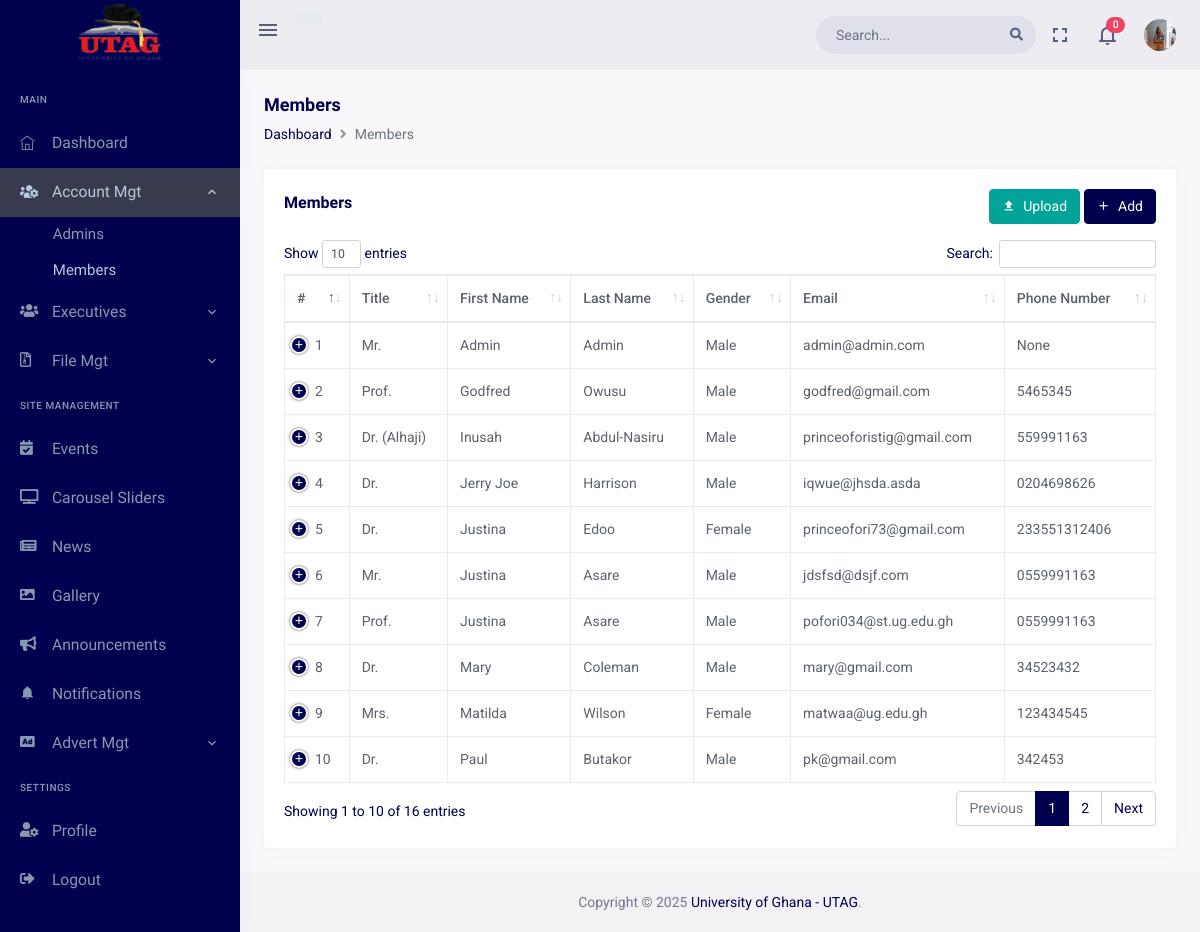
Page /dashboard/account_management/members (signed in) on the committed database.
### accounts/models.py (models this page shows, shortened)
class User(AbstractBaseUser, PermissionsMixin):
    TITLE_CHOICES = (
        ('Prof.', 'Prof.'),
        ("Prof. (Mrs.)", "Prof. (Mrs.)"),
        ('Dr.', 'Dr.'),
        ("Dr. (Alhaji)", "Dr. (Alhaji)"),
        ('Mr.', 'Mr.'),
        ('Mrs.', 'Mrs.'),
    )
    GENDER_CHOICES = (
        ('Male', 'Male'),
        ('Female', 'Female')
    )
    EXECUTIVE_POSITION_CHOICES = (
        ('President', 'President'),
        ('Vice President', 'Vice President'),
        ('Secretary', 'Secretary'),
        ('Treasurer', 'Treasurer'),
        ("Women's Executive Officer", "Women's Executive Officer"),
        ('Past President', 'Past President'),
        ('CBAS Rep', 'CBAS Rep'),
        ('College of Humanities Rep', 'College of Humanities Rep'),
        ('College of Health Rep', 'College of Health Rep'),
        ("College of Education Rep", "College of Education Rep"),
    )
    title = models.CharField(max_length=15, choices=TITLE_CHOICES)
    first_name = models.CharField(max_length=30)
    other_name = models.CharField(max_length=30, blank=True, null=True)
    last_name = models.CharField(max_length=30)
    gender = models.CharField(max_length=10, choices=GENDER_CHOICES)
    profile_pic = models.ImageField(upload_to='profile_pictures/', blank=True, null=True)
    email = models.EmailField(unique=True)
    email_sent = models.BooleanField(default=False)
    phone_number = models.CharField(max_length=15, blank=True, null=True)
    department = models.CharField(max_length=50, blank=True, null=True)
    created_from_dashboard = models.BooleanField(default=False)
    created_by = models.ForeignKey('self', on_delete=models.CASCADE, blank=True, null=True)
    is_bulk_creation = models.BooleanField(default=False)
    created_at = models.DateTimeField(auto_now_add=True)
    updated_at = models.DateTimeField(auto_now=True)
    is_staff = models.BooleanField(default=False)
    is_superuser = models.BooleanField(default=False)
    executive_image = models.ImageField(upload_to='executive_images/', blank=True, null=True)
    executive_position = models.CharField(max_length=30, choices=EXECUTIVE_POSITION_CHOICES, blank=True, null=True)
    fb_profile_url = models.URLField(blank=True, null=True)
    twitter_profile_url = models.URLField(blank=True, null=True)
    linkedin_profile_url = models.URLField(blank=True, null=True)
    date_appointed = models.DateField(null=True, blank=True)
    date_ended = models.DateField(null=True, blank=True)
    is_active_executive = models.BooleanField(default=False)
    objects = UserManager()
    USERNAME_FIELD = 'email'
    REQUIRED_FIELDS = ['title', 'first_name', 'last_name', 'gender']
    def get_full_name(self):
        if self.other_name:
            return f'{self.title} {self.first_name} {self.other_name} {self.last_name}'
        else:
            return f'{self.title} {self.first_name} {self.last_name}'
    def get_short_name(self):
        return self.first_name
    def get_profile_pic_url(self):
        return self.profile_pic.url if self.profile_pic else '/static/dashboard/assets/images/users/profile.png'
    class Meta:
        permissions = [
        ('view_dashboard', 'Can view dashboard'),
        ('add_admin', 'Can add admin'),
        ('change_admin', 'Can change admin'),
        ('delete_admin', 'Can delete admin'),
        ('view_admin', 'Can view admin'),
        ('add_executive', 'Can add executive'),
        ('change_executive', 'Can change executive'),
        ('delete_executive', 'Can delete executive'),
        ('view_executive', 'Can view executive'),
        ('add_member', 'Can add member'),
        ('change_member', 'Can change member'),
        ('delete_member', 'Can delete member'),
        ('view_member', 'Can view member'),
        ]

### dashboard/views/account.py (the view)
# urls.py: path('account_management/members',views.MemberListView.as_view(), name='members'),
class MemberListView(PermissionRequiredMixin, View):
    permission_required = 'accounts.view_member'
    template_name = 'dashboard_pages/members.html'
    @method_decorator(MustLogin)
    def get(self, request):
        users = User.objects.filter(groups__name='Member').order_by('first_name')
        total_documents = Document.objects.filter(category='internal').count()
        total_external_documents = Document.objects.filter(category='external').count()
        notifications = Notification.objects.filter(user=request.user).order_by('-created_at')[:5]
        notification_count = Notification.objects.filter(user=request.user, status='UNREAD').count()
        context = {
            'users': users,
            'total_documents': total_documents,
            'total_external_documents': total_external_documents,
            'notifications': notifications,
            'notification_count': notification_count,
            'has_add_permission': request.user.has_perm('accounts.add_member'),
            'has_change_permission': request.user.has_perm('accounts.change_member'),
            'has_delete_permission': request.user.has_perm('accounts.delete_member'),
        }
        return render(request, self.template_name, context)

### dashboard/templates/dashboard_pages/members.html (shortened to what this page needs)
{% extends "base/dashboard_base.html" %}
{% load static %}
{% block content %}
<div class="page-content">
    <div class="container-fluid">
        <div class="page-title-box">
            <div class="row align-items-center">
                <div class="col-md-8">
                    <h6 class="page-title">Members</h6>
                    <ol class="breadcrumb m-0">
                        <li class="breadcrumb-item"><a href="{% url 'dashboard:dashboard' %}">Dashboard</a></li>
                        <li class="breadcrumb-item active" aria-current="page">Members</li>
                    </ol>
                </div>
            </div>
        </div>
        <div class="row">
            <div class="col-12">
                <div class="card">
                    <div class="card-body">
                        <div class="row align-items-center">
                            <div class="col-md-8">
                                <h4 class="card-title">Members</h4>
                            </div>
                            {% if has_add_permission %}
                            <div class="col-md-4">
                                <div class="float-end d-none d-md-block">
                                    <button class="btn btn-success" type="button" data-bs-toggle="modal" data-bs-target="#uploadOptionsModal">
                                        <i class="mdi mdi-upload me-1"></i> Upload
                                    </button>
                                    <button class="btn btn-primary" type="button" data-bs-toggle="modal" data-bs-target="#addModal">
                                        <i class="mdi mdi-plus me-1"></i> Add
                                    </button>
                                </div>
                            </div>
                            {% endif %}
                        </div>
                        <div class='mt-3'>
                        <table id="datatable" class="table table-bordered dt-responsive nowrap" style="border-collapse: collapse; border-spacing: 0; width: 100%;">
                            <thead>
                                <tr>
                                    <th>#</th>
                                    <th>Title</th>
                                    <th>First Name</th>
                                    <th>Last Name</th>
                                    <th>Gender</th>
                                    <th>Email</th>
                                    <th>Phone Number</th>
                                </tr>
                            </thead>
                            <tbody>
                                {% for member in users %}
                                <tr>
                                    <td>{{forloop.counter}}</td>
                                    <td>{{member.title}}</td>
                                    <td>{{member.first_name}}</td>
                                    <td>{{member.last_name}}</td>
                                    <td>{{member.gender}}</td>
                                    <td>{{member.email}}</td>
                                    <td>{{member.phone_number}}</td>
                                </tr>
                                {% endfor %}
                            </tbody>
                        </table>
                        </div>
                    </div>
                </div>
            </div>
        </div>
    </div>
</div>
{% endblock content %}
{% block my_styles %}
 <link href="{% static 'dashboard/assets/libs/datatables.net-bs4/css/dataTables.bootstrap4.min.css' %}" rel="stylesheet" type="text/css">
 <link href="{% static 'dashboard/assets/libs/datatables.net-buttons-bs4/css/buttons.bootstrap4.min.css' %}" rel="stylesheet" type="text/css">
 <link href="{% static 'dashboard/assets/libs/datatables.net-responsive-bs4/css/responsive.bootstrap4.min.css' %}" rel="stylesheet" type="text/css">
{% endblock my_styles %}

### dashboard/templates/includes/dash_header.html (shortened to what this page needs)
{% load static %}
<header id="page-topbar">
    <div class="navbar-header">
        <div class="d-flex">
            <div class="navbar-brand-box">
                <a href="{% url 'website:index' %}" class="logo logo-light">
                    <span class="logo-lg">
                        <img src="{% static 'dashboard/assets/images/utag_ug.png' %}" alt="" height="80">
                    </span>
                </a>
            </div>
            <button type="button" class="btn btn-sm px-3 font-size-24 header-item waves-effect" id="vertical-menu-btn">
                <i class="mdi mdi-menu"></i>
            </button>
            <div class="d-none d-sm-block">
                <div class="pt-3 d-inline-block">
                    {% if user.is_authenticated %}
                    <p class="btn btn-secondary">
                    </p>
                    {% endif %}
                </div>
            </div>
        </div>
        <div class="d-flex">
            <form class="app-search d-none d-lg-block">
                <div class="position-relative">
                    <input type="text" class="form-control" placeholder="Search...">
                    <span class="fa fa-search"></span>
                </div>
            </form>
            <div class="dropdown d-none d-lg-inline-block">
                <button type="button" class="btn header-item noti-icon waves-effect" data-bs-toggle="fullscreen">
                    <i class="mdi mdi-fullscreen"></i>
                </button>
            </div>
            <div class="dropdown d-inline-block">
                <button type="button" class="btn header-item noti-icon waves-effect" id="page-header-notifications-dropdown" data-bs-toggle="dropdown" aria-haspopup="true" aria-expanded="false">
                    <i class="mdi mdi-bell-outline"></i>
                    <span class="badge bg-danger rounded-pill">{{ notification_count }}</span>
                </button>
            </div>
            <div class="dropdown d-inline-block">
                <button type="button" class="btn header-item waves-effect" id="page-header-user-dropdown" data-bs-toggle="dropdown" aria-haspopup="true" aria-expanded="false">
                    <img class="rounded-circle header-profile-user" src="{% if request.user.profile_pic %} {{ request.user.get_profile_pic_url }} {% else %} {% static 'dashboard/assets/images/users/profile.png' %} {% endif %}" alt="Header Avatar">
                </button>
            </div>
        </div>
    </div>
</header>

### rows in the picture
User: profile_pic (picture)
User: title "Mr.", first_name "Admin", last_name "Admin", gender "Male", email "admin@admin.com", phone_number "None"
User: title "Prof.", first_name "Godfred", last_name "Owusu", gender "Male", email "godfred@gmail.com", phone_number "5465345"
User: title "Dr. (Alhaji)", first_name "Inusah", last_name "Abdul-Nasiru", gender "Male", email "princeoforistig@gmail.com", phone_number "559991163"
User: title "Dr.", first_name "Jerry Joe", last_name "Harrison", gender "Male", email "iqwue@jhsda.asda", phone_number "0204698626"
User: title "Dr.", first_name "Justina", last_name "Edoo", gender "Female", email "princeofori73@gmail.com", phone_number "233551312406"
User: title "Mr.", first_name "Justina", last_name "Asare", gender "Male", email "jdsfsd@dsjf.com", phone_number "0559991163"
User: title "Prof.", first_name "Justina", last_name "Asare", gender "Male", email "pofori034@st.ug.edu.gh", phone_number "0559991163"
User: title "Dr.", first_name "Mary", last_name "Coleman", gender "Male", email "mary@gmail.com", phone_number "34523432"
User: title "Mrs.", first_name "Matilda", last_name "Wilson", gender "Female", email "matwaa@ug.edu.gh", phone_number "123434545"
User: title "Dr.", first_name "Paul", last_name "Butakor", gender "Male", email "pk@gmail.com", phone_number "342453"

### other values in the picture
{{ notification_count }} "0"
